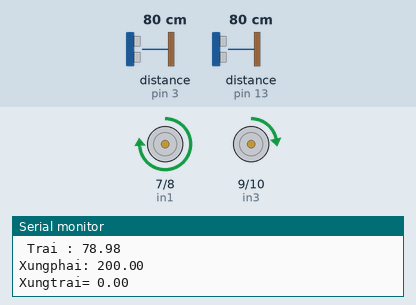
The sketch below on a simulated Arduino Uno, built with avr-gcc and run on an emulated ATmega328P. Parts: motor-driver pin pairs drawn as motors (green arrow = first pin HIGH = forward, orange = second pin HIGH = backward, longer = more drive, scaled by the enable pin), the last lines printed to the serial monitor. Wiring (inferred from the names in the program): 2 × ultrasonic range finder: trigger pin 2, echo pin 3 / trigger pin 12, echo pin 13. The test bench sets the inputs (shaded band); at power-on: distance to the obstacle (sensors on pin 3, pin 13) 80 cm. The echo pulse lasts 58.3 µs per cm.

Above: at 1.2 s.
1.3 s: distance to the obstacle (sensor on pin 3) set to 2 cm
At 2.3 s:
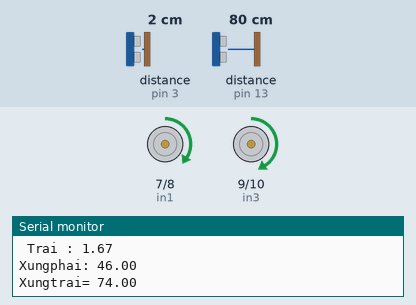
2.8 s: distance to the obstacle (sensor on pin 13) set to 11 cm
5.8 s: distance to the obstacle (sensor on pin 13) set to 8 cm
At 6.9 s:
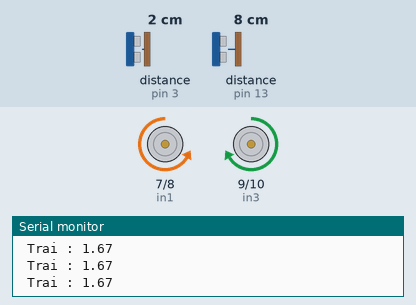
7.4 s: distance to the obstacle (sensor on pin 13) set to 250 cm
At 8.3 s:
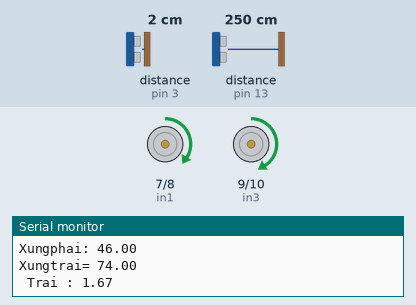
8.9 s: distance to the obstacle (sensor on pin 3) set to 60 cm
At 10.0 s:
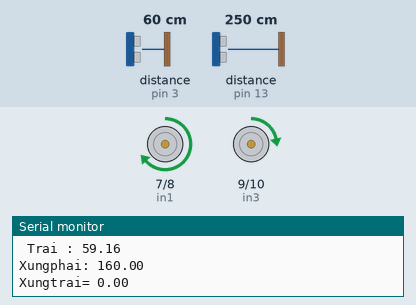
10.5 s: distance to the obstacle (sensor on pin 13) set to 2 cm
At 11.6 s:
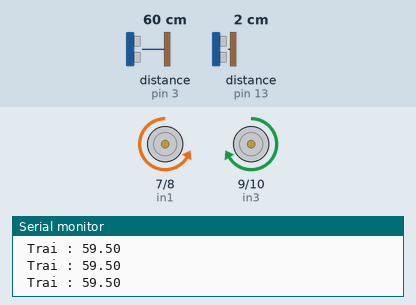
Timing chart, 0 to 13.1 s (numbered marks = the images above; inputs shaded):
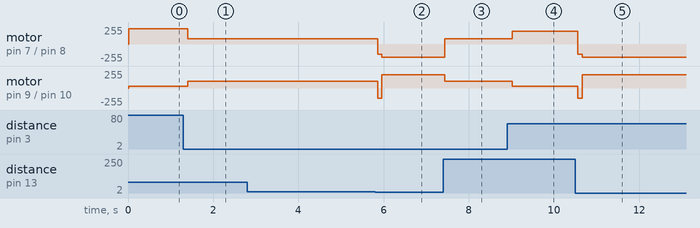

Measured:
- the behaviour switches between 10 and 9 cm on distance to the obstacle (sensor on pin 13) (found by bisection; images 1 and 2)
- after the input at 1.3 s, motor on pin 7 (in1) / pin 8 (in2): forward 230/255 → forward 76/255 after 0.10 s; motor on pin 9 (in3) / pin 10 (in4): forward 30/255 → forward 104/255 after 0.10 s
- after the input at 5.8 s, motor on pin 7 (in1) / pin 8 (in2): forward 76/255 → backward 150/255 after 0.06 s, → backward 200/255 0.10 s later; motor on pin 9 (in3) / pin 10 (in4): forward 104/255 → backward 150/255 after 0.06 s, → forward 200/255 0.10 s later
- after the input at 7.4 s, motor on pin 7 (in1) / pin 8 (in2): backward 200/255 → forward 76/255 at once; motor on pin 9 (in3) / pin 10 (in4): forward 200/255 → forward 104/255 at once
- after the input at 8.9 s, motor on pin 7 (in1) / pin 8 (in2): forward 76/255 → forward 190/255 after 0.12 s; motor on pin 9 (in3) / pin 10 (in4): forward 104/255 → forward 30/255 after 0.12 s
- after the input at 10.5 s, motor on pin 7 (in1) / pin 8 (in2): forward 190/255 → backward 150/255 after 0.06 s, → backward 200/255 0.10 s later; motor on pin 9 (in3) / pin 10 (in4): forward 30/255 → backward 150/255 after 0.06 s, → forward 200/255 0.10 s later

The sketch:

MAIN.ino
```cpp
#define ENA 5
#define ENB 6
#define in1 7
#define in2 8
#define in3 9
#define in4 10
const int trigL = 2;     // chân trig của HC-SR04 trái
const int echoL = 3;     // chân echo của HC-SR04 trái
const int trigC = 12;     // chân trig của HC-SR04 giữa
const int echoC = 13;     // chân echo của HC-SR04 giữa
float cambientrai;
float cambientruoc;
float cambienphai;
float XungENB=0,XungENA=0;
float hamdoccambien(int trig, int echo)
    {unsigned long a;
    float d;
    digitalWrite(trig,0);
    delayMicroseconds(2);
    digitalWrite(trig,1);
    delayMicroseconds(5);
    digitalWrite(trig,0);
    a= pulseIn(echo,1);
    d= a/2/29.412;
    return d ;
      }
void doccambien()
    {
    cambientrai=hamdoccambien(trigL,echoL);
    cambientruoc=hamdoccambien(trigC,echoC);
    //cambienphai=analogRead(A2);
    Serial.print("\n Trai : "); //70
    Serial.print(cambientrai);
//    Serial.print(" Truoc "); //50
//    Serial.print(cambientruoc);
//    Serial.print(" Phai "); //40
//    Serial.println(cambienphai);
    }
//============Thiết kế cho xe quẹo trái==========

 void QueoPhai() // cho bám trái
{
  nghichtrai();
  nghichphai();
  analogWrite(ENA,150);//110   // giá trị đo thực tế
  analogWrite(ENB,150);
  delay(100);
  while (cambientruoc<9)
  {
  thuantrai();
  nghichphai();
  analogWrite(ENA,200);//110   // giá trị đo thực tế
  analogWrite(ENB,200);
  delay(50);
  doccambien();
  }
}

 void nghichphai()
{
  digitalWrite(in1,LOW);
  digitalWrite(in2,HIGH);


}
void thuanphai()
{
  digitalWrite(in2,LOW);
  digitalWrite(in1,HIGH);


}
void nghichtrai()
{
  digitalWrite(in3,LOW);
  digitalWrite(in4,HIGH);

}
void thuantrai()
{
  digitalWrite(in4,LOW);
  digitalWrite(in3,HIGH);

}
//void BamPhai() // bám phải trái cộng, phải trừ
//{ float Kp = 25 , Kd = 1.2, Ki = 0.05; // Kp = 9.5, Kd = 1.2, Ki = 0;
//  float P, I, D;
//  static int lasterror;
//  int out;
//  float SamplingTime = 0.01;
//  int error = 750 - cambienphai;
//  thuantrai(); thuanphai();
//  P = error * Kp;
//  I += Ki * error * SamplingTime;
//  D = (Kd * (error - lasterror )) / SamplingTime;
//  out = P + I + D;
//  lasterror = error;
//  XungENB = 60 - out/100; //XungENB = 50 - out;
//  XungENA = 60 + out/100; //XungENA = 50 + out;
//  if (XungENB > 255) XungENB = 255;
//  else if (XungENB < 0) XungENB = 0;
//  if (XungENA > 255) XungENA = 255;
//  else if (XungENA < 0) XungENA = 0;
//  analogWrite(ENB, XungENB );//100
//  analogWrite(ENA, XungENA);//100
//}
void BamTrai() // bám trái là trái trừ, phải cộng (XungENB,XungENA)
{
  float Kp =2 , Kd =0 , Ki = 0.1;//float Kp = 15 , Kd =0.75 , Ki = 0;
  float P, I, D;
  float lasterror;
  int out;
  float SamplingTime = 0.01;
  float error = 9 - cambientrai;
  thuantrai(); thuanphai();
  P = error * Kp;
  I += Ki * error * SamplingTime;
  D = (Kd * (error - lasterror )) / SamplingTime;
  out = P + I + D;
  lasterror = error;
  XungENA = 60- out; // XungENA = 50 - out;
  XungENB = 60 + out; // XungENB = 50 + out;
//  if (cambientrai>1200) {XungENA=245; XungENB=0;} else
    {if (XungENB > 205) XungENB = 205;
    else if (XungENB < 0) XungENB = 0;

    if (XungENA > 205) XungENA = 205;
    else if (XungENA <0) XungENA = 0;}
  Serial.print("\nXungphai: ");
  Serial.print(XungENA);
  Serial.print("                        Xungtrai= ");
  Serial.print(XungENB);
  Serial.print("\n");
  analogWrite(ENB, XungENB+30); //100
  analogWrite(ENA, XungENA+30); //100
}
void setup()
{
  Serial.begin(9600);
  pinMode(ENA,OUTPUT);
  pinMode(ENB,OUTPUT);
  pinMode(in1,OUTPUT);
  pinMode(in2,OUTPUT);
  pinMode(in3,OUTPUT);
  pinMode(in4,OUTPUT);
  pinMode(trigL,OUTPUT);
  pinMode(echoL,INPUT);
  pinMode(trigC,OUTPUT);
  pinMode(echoC,INPUT);
}
void loop()
{
doccambien();
if(cambientruoc<9) QueoPhai();
BamTrai();

}
```
